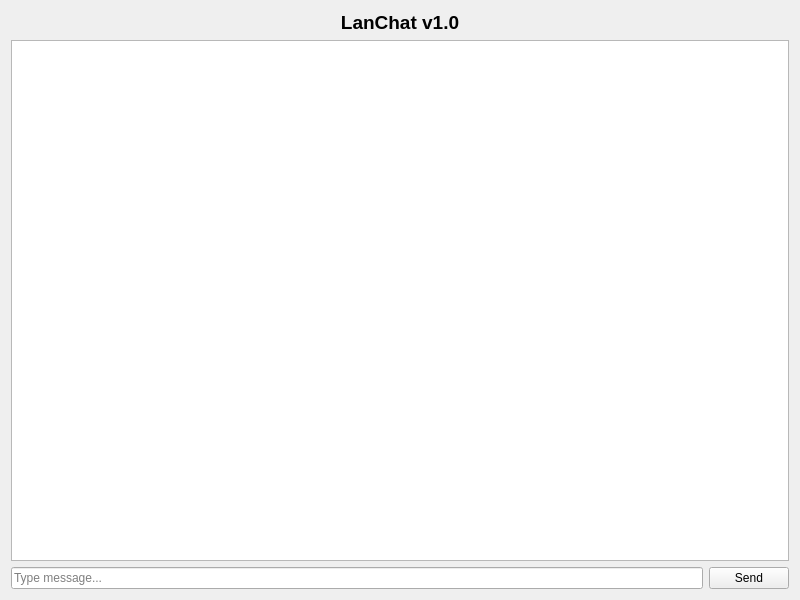
<?xml version="1.0" encoding="UTF-8"?>
<ui version="4.0">
 <class>MainWindowClass</class>
 <widget class="QWidget" name="MainWindowClass">
  <property name="geometry">
   <rect>
    <x>0</x>
    <y>0</y>
    <width>800</width>
    <height>600</height>
   </rect>
  </property>
  <property name="windowTitle">
   <string>LanChat</string>
  </property>
  <layout class="QVBoxLayout" name="verticalLayout">
   <item>
    <widget class="QLabel" name="titleLabel">
     <property name="text">
      <string>LanChat v1.0</string>
     </property>
     <property name="alignment">
      <set>Qt::AlignCenter</set>
     </property>
     <property name="font">
      <font>
       <pointsize>14</pointsize>
       <weight>75</weight>
       <bold>true</bold>
      </font>
     </property>
    </widget>
   </item>
   <item>
    <widget class="QTextEdit" name="chatDisplay">
     <property name="readOnly">
      <bool>true</bool>
     </property>
    </widget>
   </item>
   <item>
    <layout class="QHBoxLayout" name="inputLayout">
     <item>
      <widget class="QLineEdit" name="messageInput">
       <property name="placeholderText">
        <string>Type message...</string>
       </property>
      </widget>
     </item>
     <item>
      <widget class="QPushButton" name="sendButton">
       <property name="text">
        <string>Send</string>
       </property>
      </widget>
     </item>
    </layout>
   </item>
  </layout>
 </widget>
 <layoutdefault spacing="6" margin="11"/>
 <resources>
  <include location="../../assets/resources.qrc"/>
 </resources>
 <connections/>
</ui>
